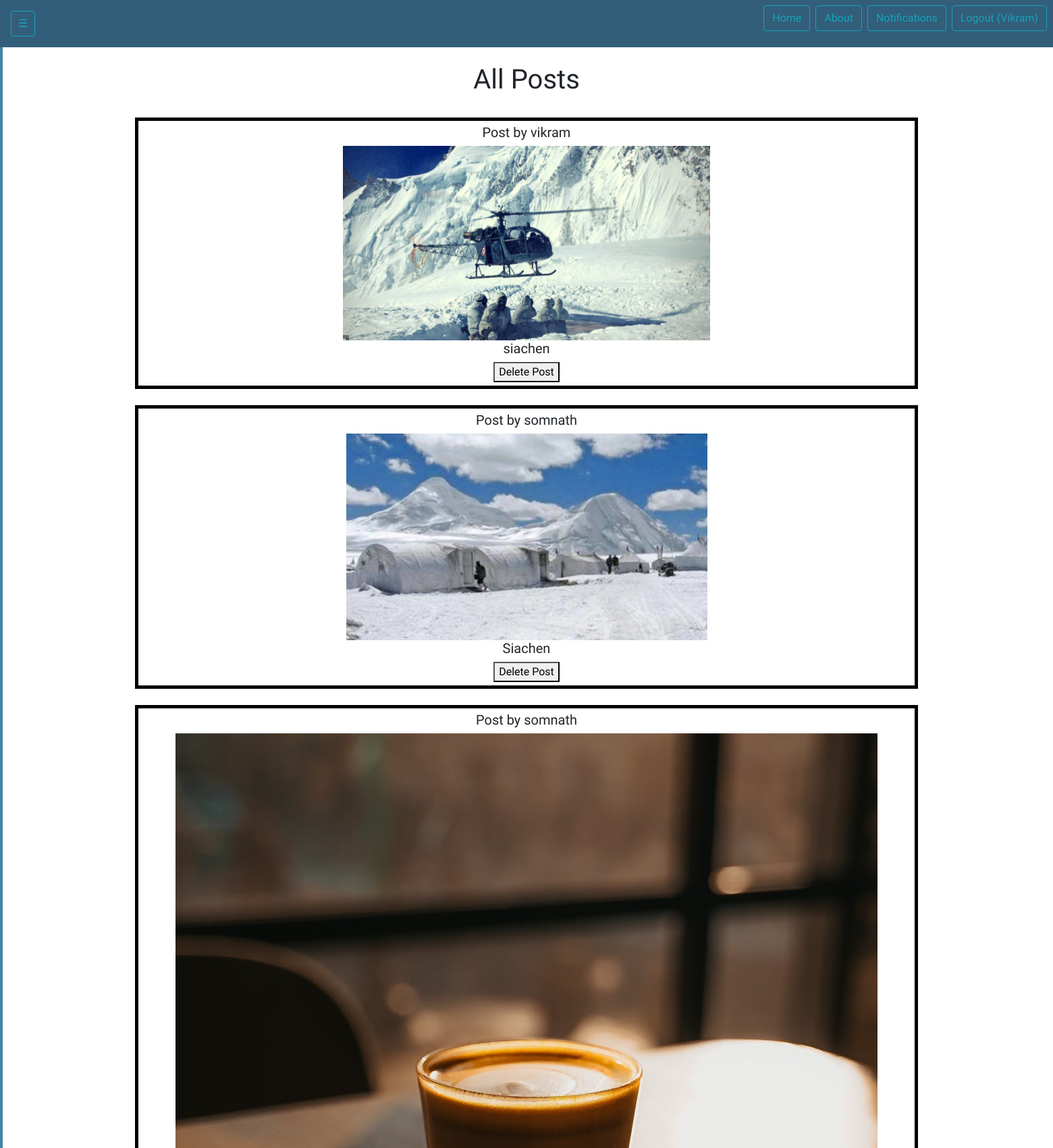
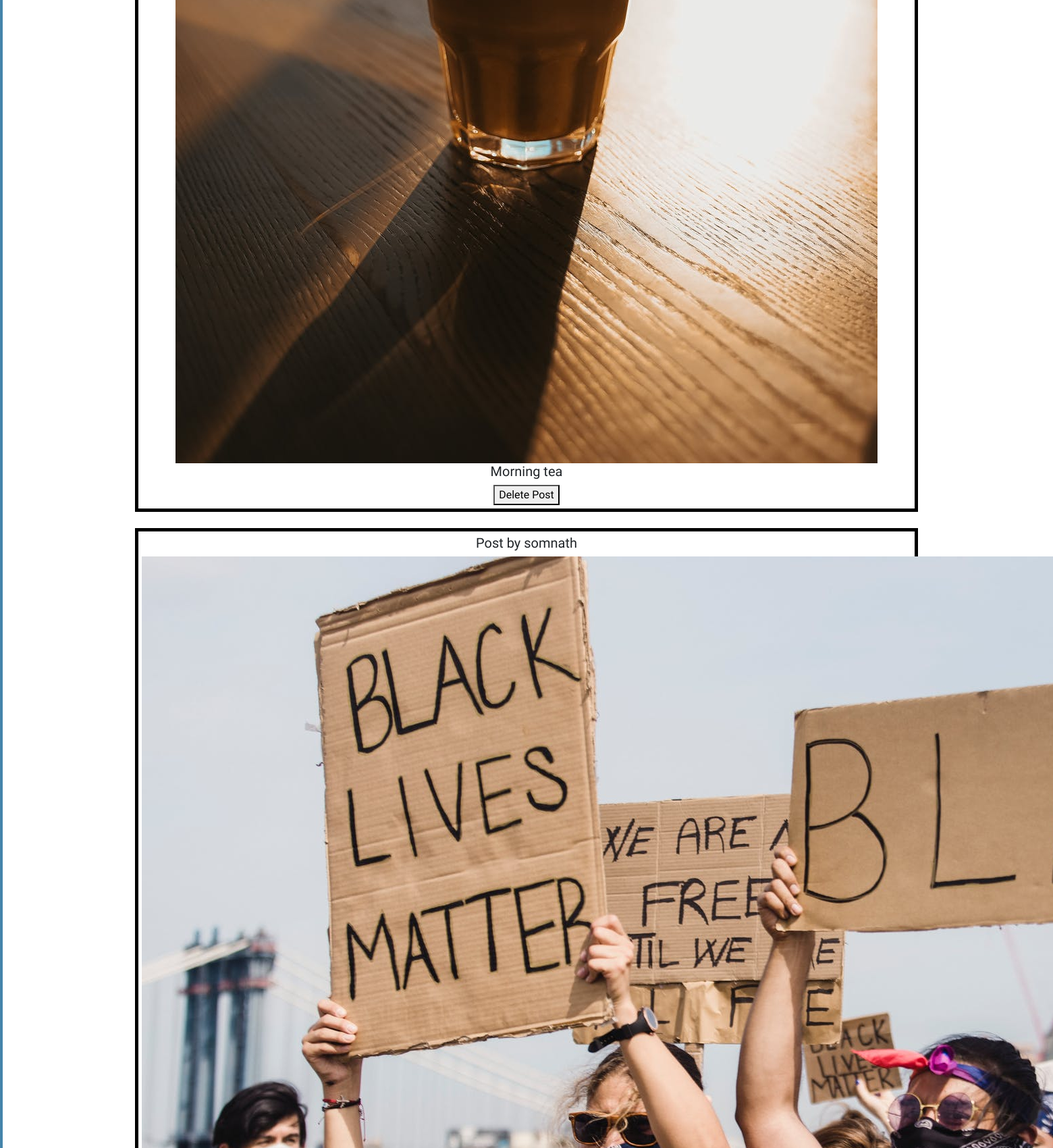
Screenshot of /viewadmin/ (signed in, upper part) with the database file from the repository (2 pictures, top to bottom).
### home/models.py (models this page shows)
class Posts(models.Model):
    Image=models.ImageField(upload_to='images/', default='images/None/no-image.jpg')
    caption=models.TextField(max_length=1000)
    Username=models.CharField(max_length=20)
    time=models.DateTimeField(auto_now=True)
    Likes=models.TextField(max_length=10000,default='[]')

### home/views.py (the view)
# urls.py: path('viewadmin/',views.viewadmin),
def viewadmin(request):
    p=Posts.objects.all()
    return render(request,'adminview.html',{'post':p})

### home/templatetags/mytags.py (called while the page is built)
@register.simple_tag
def totalNotifications(user):
    n=Notifications.objects.filter(Username=user,read=False).count()
    if n!=0:
        return n
    else:
        return ''

### home/templates/adminview.html (shortened to what this page needs)
<!DOCTYPE html>
<html>
    <head>
        {% extends 'home.html' %}
        {% block bodyhere %}
        <h1>All Posts </h1><br>
        {% for i in post %}
            <div style="border: thick solid black; padding: 5px; margin-left: 200px; margin-right: 200px;">
                <h5>Post by {{ i.Username }}</h5>
                <img src="{{ i.Image.url }}">
                <h5>{{ i.caption }}</h5>
                  <button onclick="deletepost({{i.id}})" id="del" data-toggle="modal" data-target="#deleteModal">Delete Post</button>
            </div><br>
            {% endfor %}
          {% endblock %}

### rows the page displays
Posts: Username "vikram", Image (picture), caption "siachen"
Posts: Username "somnath", Image (picture), caption "Siachen"
Posts: Username "somnath", Image (picture), caption "Morning tea"
Posts: Username "somnath", Image (picture)

### other values shown
{{ request.session.name }} "Vikram"
